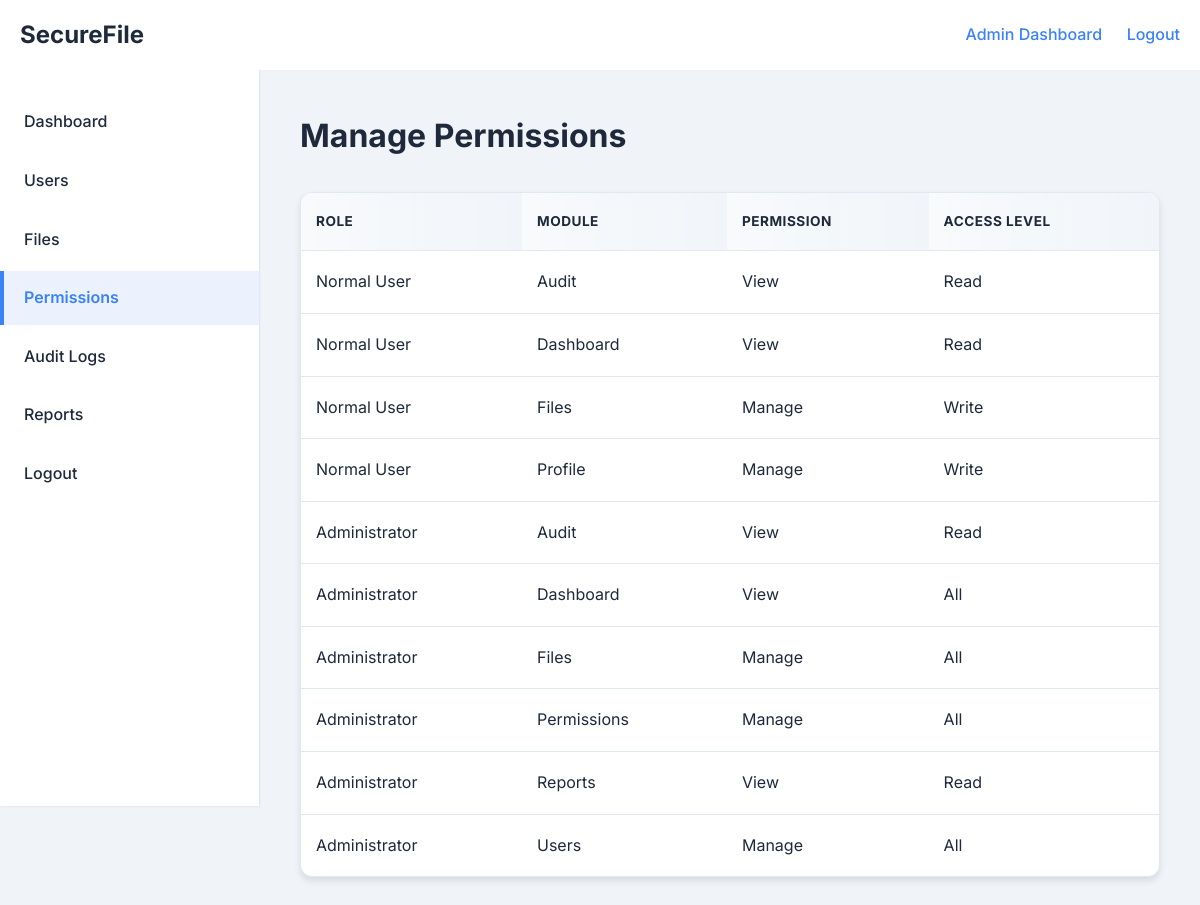
/manage_permissions.php (signed in), run on the app's committed database.
### tables this page shows
CREATE TABLE IF NOT EXISTS permissions (
    id INT AUTO_INCREMENT PRIMARY KEY,
    role ENUM('Normal User', 'Administrator') NOT NULL,
    module VARCHAR(50) NOT NULL,
    permission VARCHAR(50) NOT NULL,
    access_level ENUM('Read', 'Write', 'All') DEFAULT 'Read',
    UNIQUE KEY unique_permission (role, module, permission),
    INDEX idx_role (role),
    INDEX idx_module (module)
);

### manage_permissions.php (the view, shortened to what this page needs)
<?php
require_once 'includes/db.php';
$stmt = $pdo->query("SELECT p.* FROM permissions p ORDER BY p.role, p.module");
$permissions = $stmt->fetchAll();
require_once 'includes/header.php';
?>
<div class="dashboard-layout">
    <div class="sidebar">
        <a href="admin_dashboard.php">Dashboard</a>
        <a href="manage_users.php">Users</a>
        <a href="manage_files.php">Files</a>
        <a href="manage_permissions.php" class="active">Permissions</a>
        <a href="audit_logs.php">Audit Logs</a>
        <a href="reports.php">Reports</a>
        <a href="logout.php">Logout</a>
    </div>
    <div class="main-content">
        <h2>Manage Permissions</h2>
        <div class="table-responsive">
            <table>
                <thead>
                    <tr>
                        <th>Role</th>
                        <th>Module</th>
                        <th>Permission</th>
                        <th>Access Level</th>
                    </tr>
                </thead>
                <tbody>
                    <?php if(empty($permissions)): ?>
                        <tr><td colspan="4">No permissions defined in DB yet.</td></tr>
                    <?php else: ?>
                        <?php foreach($permissions as $perm): ?>
                        <tr>
                            <td><?= htmlspecialchars($perm['role']) ?></td>
                            <td><?= htmlspecialchars($perm['module']) ?></td>
                            <td><?= htmlspecialchars($perm['permission']) ?></td>
                            <td><?= htmlspecialchars($perm['access_level']) ?></td>
                        </tr>
                        <?php endforeach; ?>
                    <?php endif; ?>
                </tbody>
            </table>
        </div>
    </div>
</div>
<?php require_once 'includes/footer.php'; ?>

### includes/header.php (shortened to what this page needs)
<!DOCTYPE html>
<html lang="en">
<head>
    <link rel="stylesheet" href="css/styles.css">
</head>
<body>
    <nav class="navbar">
        <div class="container">
            <a href="index.php" class="navbar-brand">SecureFile</a>
            <div class="nav-links">
                <?php if (isset($_SESSION['user_id'])): ?>
                    <?php if (isset($_SESSION['role']) && $_SESSION['role'] === 'Administrator'): ?>
                        <a href="admin_dashboard.php">Admin Dashboard</a>
                    <?php else: ?>
                        <a href="user_dashboard.php">Dashboard</a>
                    <?php endif; ?>
                    <a href="logout.php">Logout</a>
                <?php else: ?>
                    <a href="login.php">Login</a>
                    <a href="register.php">Register</a>
                <?php endif; ?>
            </div>
        </div>
    </nav>

### includes/footer.php (shortened to what this page needs)
</body>
</html>

### css/styles.css (style rules this page uses)
:root { --primary-color: #3b82f6; --primary-hover: #2563eb; --secondary-color: #f1f5f9; --text-dark: #1e293b; --text-light: #64748b; --bg-color: #f0f4f8; --white: #ffffff; --border-color: #e2e8f0; --success: #10b981; --danger: #ef4444; --warning: #f59e0b; --info: #06b6d4; --shadow-sm: 0 1px 2px rgba(0,0,0,0.05); --shadow-md: 0 4px 6px rgba(0,0,0,0.1); --shadow-lg: 0 10px 15px rgba(0,0,0,0.1); --shadow-xl: 0 20px 25px rgba(0,0,0,0.1); }
* { margin: 0; padding: 0; box-sizing: border-box; font-family: 'Inter', sans-serif; }
body { background-color: var(--bg-color); color: var(--text-dark); line-height: 1.6; }
a { text-decoration: none; color: var(--primary-color); }
.container { max-width: 1200px; margin: 0 auto; padding: 0 20px; }
.navbar { background: var(--white); padding: 1rem 0; box-shadow: 0 2px 4px rgba(0,0,0,0.05); }
.navbar .container { display: flex; justify-content: space-between; align-items: center; }
.navbar-brand { font-size: 1.5rem; font-weight: bold; color: var(--text-dark); }
.nav-links a { margin-left: 20px; font-weight: 500; }
.dashboard-layout { display: flex; min-height: calc(100vh - 64px); background: var(--bg-color); }
.sidebar { width: 260px; background: var(--white); border-right: 1px solid var(--border-color); padding: 20px 0; position: fixed; height: calc(100vh - 64px); overflow-y: auto; box-shadow: var(--shadow-sm); }
.sidebar a { display: block; padding: 14px 20px; color: var(--text-dark); font-weight: 500; border-left: 4px solid transparent; transition: all 0.3s ease; position: relative; margin: 5px 0; }
.sidebar a.active { background: rgba(59, 130, 246, 0.1); color: var(--primary-color); border-left-color: var(--primary-color); font-weight: 600; }
.main-content { flex: 1; padding: 40px; margin-left: 260px; max-width: calc(100% - 260px); }
.main-content h2 { color: var(--text-dark); font-size: 2rem; margin-bottom: 30px; font-weight: 700; }
.table-responsive { overflow-x: auto; background: var(--white); border-radius: 12px; box-shadow: var(--shadow-md); margin-bottom: 30px; border: 1px solid var(--border-color); }
table { width: 100%; border-collapse: collapse; }
th, td { padding: 18px 15px; text-align: left; border-bottom: 1px solid var(--border-color); }
th { background: linear-gradient(90deg, #f8fafc 0%, #f1f5f9 100%); font-weight: 700; color: var(--text-dark); text-transform: uppercase; font-size: 0.85rem; letter-spacing: 0.5px; }
table tbody tr:last-child td { border-bottom: none; }
.navbar { animation: slideInDown 0.5s ease-out; }
.sidebar a { transition: all 0.3s ease; }

### data on the page
permissions: role "Normal User", module "Audit", permission "View", access_level "Read"
permissions: role "Normal User", module "Dashboard", permission "View", access_level "Read"
permissions: role "Normal User", module "Files", permission "Manage", access_level "Write"
permissions: role "Normal User", module "Profile", permission "Manage", access_level "Write"
permissions: role "Administrator", module "Audit", permission "View", access_level "Read"
permissions: role "Administrator", module "Dashboard", permission "View", access_level "All"
permissions: role "Administrator", module "Files", permission "Manage", access_level "All"
permissions: role "Administrator", module "Permissions", permission "Manage", access_level "All"
permissions: role "Administrator", module "Reports", permission "View", access_level "Read"
permissions: role "Administrator", module "Users", permission "Manage", access_level "All"
